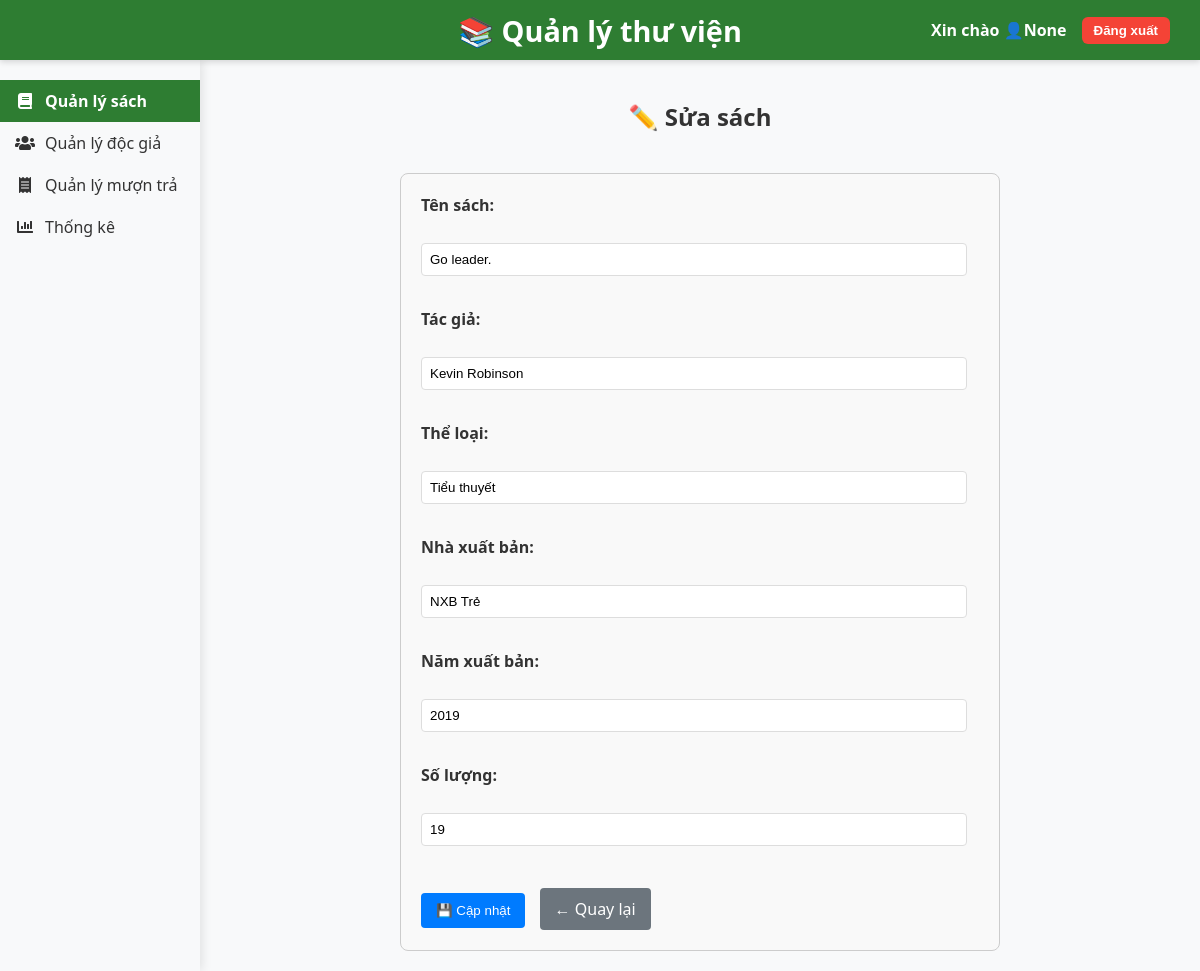
The app's page /edit/9, older data.
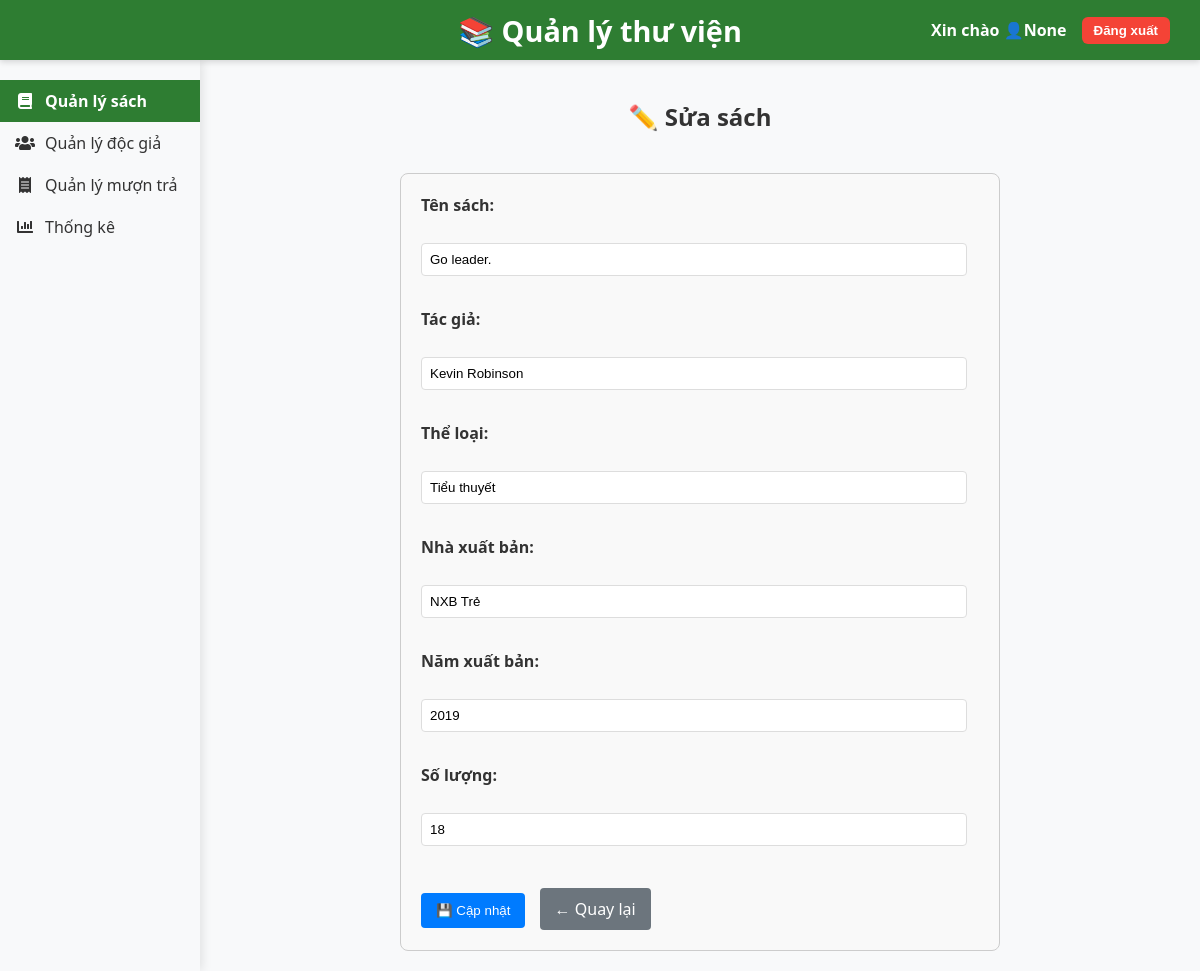
The same page, newer data.
### tables this page shows
CREATE TABLE books (
        id INTEGER PRIMARY KEY AUTOINCREMENT,
        title TEXT NOT NULL,
        author TEXT NOT NULL,
        category TEXT,
        publisher TEXT,
        year INTEGER,
        quantity INTEGER NOT NULL
    );

### app.py (the view)
@app.route('/edit/<int:id>')
def edit_book(id):
    conn = sqlite3.connect(DB_PATH)
    cursor = conn.cursor()
    cursor.execute('SELECT * FROM books WHERE id = ?', (id,))
    book = cursor.fetchone()
    conn.close()
    return render_template('edit.html', book=book)

### templates/edit.html (shortened to what this page needs)
<!DOCTYPE html>
<html lang="vi">
<head>
    <link rel="stylesheet" href="{{ url_for('static', filename='edit.css') }}" />
    <link
        rel="stylesheet"
        href="https://cdnjs.cloudflare.com/ajax/libs/font-awesome/5.15.4/css/all.min.css"
    />
</head>
<body>
    <header>
        <div class="library-name">📚 Quản lý thư viện</div>
        <div class="user-info">
            <span>Xin chào 👤{{ session.get('username') }}</span>
            <button onclick="confirmLogout()">Đăng xuất</button>
        </div>
    </header>
    <div class="content-wrapper">
        <nav class="sidebar" aria-label="Menu điều hướng chính">
            <a href="/" class="sidebar-item active" tabindex="0">
                <i class="fas fa-book" aria-hidden="true"></i>
                <span>Quản lý sách</span>
            </a>
            <a href="/readers" class="sidebar-item" tabindex="0">
                <i class="fas fa-users" aria-hidden="true"></i>
                <span>Quản lý độc giả</span>
            </a>
            <a href="/borrows" class="sidebar-item" tabindex="0">
                <i class="fas fa-receipt" aria-hidden="true"></i>
                <span>Quản lý mượn trả</span>
            </a>
            <a href="/stats" class="sidebar-item" tabindex="0">
                <i class="fas fa-chart-bar" aria-hidden="true"></i>
                <span>Thống kê</span>
            </a>
        </nav>
        <main class="content" tabindex="0">
            <h2>✏️ Sửa sách</h2>
            <form method="POST" action="/update/{{ book[0] }}">
                <label for="title">Tên sách:</label><br />
                <input type="text" id="title" name="title" value="{{ book[1] }}" required /><br /><br />
                <label for="author">Tác giả:</label><br />
                <input type="text" id="author" name="author" value="{{ book[2] }}" required /><br /><br />
                <label for="category">Thể loại:</label><br />
                <input type="text" id="category" name="category" value="{{ book[3] }}" /><br /><br />
                <label for="publisher">Nhà xuất bản:</label><br />
                <input type="text" id="publisher" name="publisher" value="{{ book[4] }}" /><br /><br />
                <label for="year">Năm xuất bản:</label><br />
                <input type="number" id="year" name="year" value="{{ book[5] }}" /><br /><br />
                <label for="quantity">Số lượng:</label><br />
                <input type="number" id="quantity" name="quantity" value="{{ book[6] }}" required /><br /><br />
                <button type="submit">💾 Cập nhật</button>
                <a href="/">← Quay lại</a>
            </form>
        </main>
    </div>
</body>
</html>

### static/edit.css (style rules this page uses)
* { box-sizing: border-box; }
body { margin: 0; font-family: "Segoe UI", Tahoma, Geneva, Verdana, sans-serif; background-color: #f8f9fa; color: #333; display: flex; height: 100vh; overflow: hidden; flex-direction: column; }
header { position: fixed; top: 0; left: 0; right: 0; height: 60px; background-color: #2e7d32; color: white; display: flex; align-items: center; justify-content: flex-start; padding: 0 30px; box-shadow: 0 2px 6px rgba(0, 0, 0, 0.15); z-index: 2000; position: fixed; }
header .library-name { position: absolute; left: 50%; transform: translateX(-50%); font-size: 1.8rem; font-weight: 700; user-select: none; }
header .user-info { display: flex; align-items: center; gap: 15px; font-weight: 600; margin-left: auto; }
header .user-info span { user-select: none; }
header .user-info button { background-color: #f44336; border: none; color: white; padding: 6px 12px; border-radius: 6px; cursor: pointer; font-weight: 600; transition: background-color 0.3s; }
.content-wrapper { display: flex; flex: 1; margin-top: 60px; overflow: hidden; height: calc(100vh - 60px); }
nav.sidebar { width: 200px; background-color: #f8f9fa; padding-top: 20px; box-shadow: 2px 0 10px rgba(0, 0, 0, 0.1); height: 100%; display: flex; flex-direction: column; z-index: 1000; }
.sidebar-item { display: flex; align-items: center; padding: 10px 15px; color: #333; text-decoration: none; transition: background-color 0.2s ease; cursor: pointer; user-select: none; }
.sidebar-item i { margin-right: 10px; width: 20px; text-align: center; }
.sidebar-item span { font-size: 16px; }
.sidebar-item.active { background-color: #2e7d32; color: white; font-weight: bold; }
main.content { flex-grow: 1; padding: 20px; overflow-y: auto; display: flex; flex-direction: column; align-items: center; justify-content: flex-start; }
main.content form { width: 80%; max-width: 600px; padding: 20px; border: 1px solid #ccc; border-radius: 8px; background-color: #f9f9f9; margin-top: 20px; }
main.content h2 { text-align: center; margin-bottom: 20px; }
main.content label { display: block; margin-bottom: 5px; font-weight: bold; }
main.content input[type="text"], main.content input[type="number"] { width: calc(100% - 12px); padding: 8px; margin-bottom: 10px; border: 1px solid #ddd; border-radius: 4px; box-sizing: border-box; }
main.content button[type="submit"], main.content a { padding: 10px 15px; border: none; border-radius: 4px; cursor: pointer; text-decoration: none; display: inline-block; margin-top: 10px; }
main.content button[type="submit"] { background-color: #007bff; color: white; transition: background-color 0.3s ease; }
main.content a { background-color: #6c757d; color: white; transition: background-color 0.3s ease; margin-left: 10px; }

Row changes from the older to the newer data that the page shows:
changed books "Go leader.": quantity "19" → "18"
